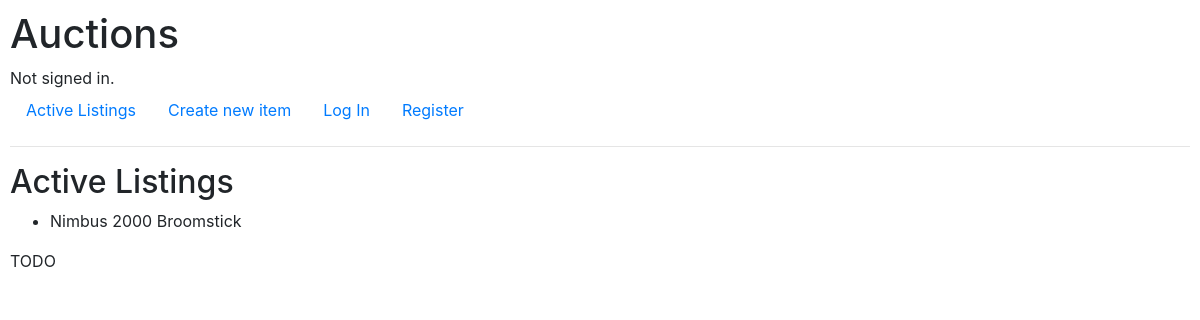
Before: / with the older database file.
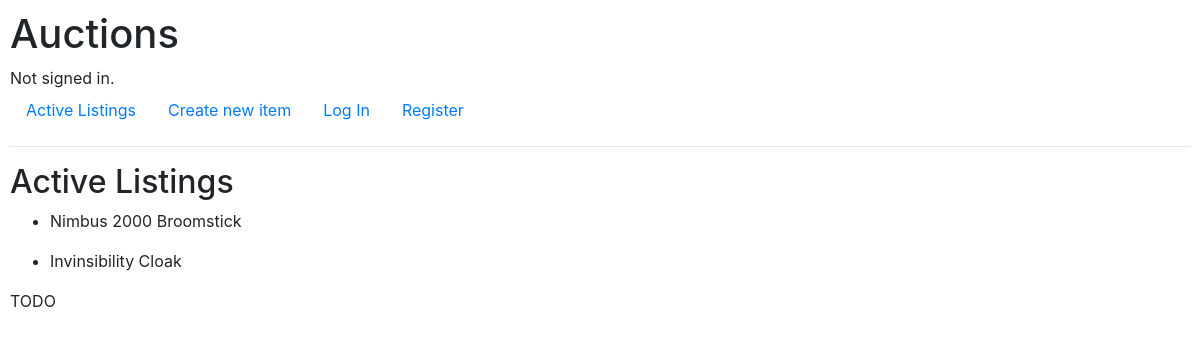
After: the same page with the newer database file.
### auctions/models.py (models this page shows)
class auction_item(models.Model):
    name= models.CharField(max_length=64)
    cur_bid=models.FloatField(default=0)
    date= models.DateTimeField(auto_now_add=True)
    description= models.TextField(max_length=500)
    created_by= models.ForeignKey(User,on_delete=models.CASCADE,default=0)
    def __str__ (self):
        return f"{self.name}"

### auctions/views.py (the view)
# urls.py: path("", views.index, name="index"),
def index(request):
    return render(request, "auctions/index.html",{
        "list":auction_item.objects.all(),
    })

### auctions/templates/auctions/index.html
{% extends "auctions/layout.html" %}
{% block body %}
    <h2>Active Listings</h2>
    {% for item in list %}
    <ul>
        <li>{{item}}</li>
    </ul>
    {% endfor %}
    TODO
{% endblock %}

### auctions/templates/auctions/layout.html (shortened to what this page needs)
{% load static %}
<!DOCTYPE html>
<html lang="en">
    <head>
        <link rel="stylesheet" href="https://stackpath.bootstrapcdn.com/bootstrap/4.4.1/css/bootstrap.min.css">
        <link href="{% static 'auctions/styles.css' %}" rel="stylesheet">
    </head>
    <body>
        <h1>Auctions</h1>
        <div>
            {% if user.is_authenticated %}
                Signed in as <strong>{{ user.username }}</strong>.
            {% else %}
                Not signed in.
            {% endif %}
        </div>
        <ul class="nav">
            <li class="nav-item">
                <a class="nav-link" href="{% url 'index' %}">Active Listings</a>
            </li>
            <li class="nav-item">
                <a class="nav-link" href="{% url 'new_item' %}">Create new item</a>
            </li>
            {% if user.is_authenticated %}
                <li class="nav-item">
                    <a class="nav-link" href="{% url 'logout' %}">Log Out</a>
                </li>
            {% else %}
                <li class="nav-item">
                    <a class="nav-link" href="{% url 'login' %}">Log In</a>
                </li>
                <li class="nav-item">
                    <a class="nav-link" href="{% url 'register' %}">Register</a>
                </li>
            {% endif %}
        </ul>
        <hr>
        {% block body %}
        {% endblock %}
    </body>
</html>

### auctions/static/auctions/styles.css (style rules this page uses)
body { padding: 10px; }

Changed rows visible on the page:
added auction_item: name "Invinsibility Cloak"
